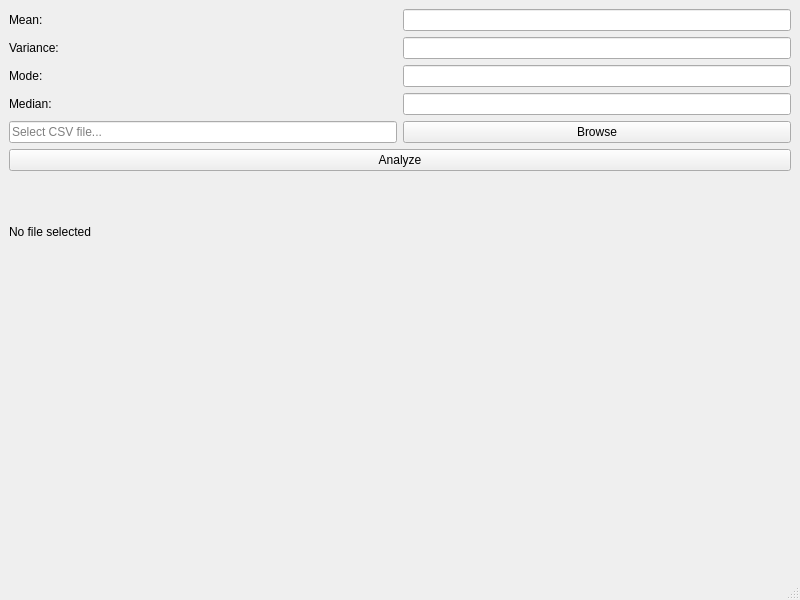
<?xml version="1.0" encoding="UTF-8"?>
<ui version="4.0">
 <class>MainWindow</class>
 <widget class="QMainWindow" name="MainWindow">
  <property name="geometry">
   <rect>
    <x>0</x>
    <y>0</y>
    <width>800</width>
    <height>600</height>
   </rect>
  </property>
  <property name="windowTitle">
   <string>Stock Data Analysis</string>
  </property>
  <widget class="QWidget" name="centralwidget">
   <layout class="QVBoxLayout" name="verticalLayout">
    <item>
     <layout class="QGridLayout" name="gridLayout">
      <item row="0" column="0">
       <widget class="QLabel" name="meanLabel">
        <property name="text">
         <string>Mean:</string>
        </property>
       </widget>
      </item>
      <item row="0" column="1">
       <widget class="QLineEdit" name="meanLineEdit">
        <property name="readOnly">
         <bool>true</bool>
        </property>
       </widget>
      </item>
      <item row="1" column="0">
       <widget class="QLabel" name="varianceLabel">
        <property name="text">
         <string>Variance:</string>
        </property>
       </widget>
      </item>
      <item row="1" column="1">
       <widget class="QLineEdit" name="varianceLineEdit">
        <property name="readOnly">
         <bool>true</bool>
        </property>
       </widget>
      </item>
      <item row="2" column="0">
       <widget class="QLabel" name="modeLabel">
        <property name="text">
         <string>Mode:</string>
        </property>
       </widget>
      </item>
      <item row="2" column="1">
       <widget class="QLineEdit" name="modeLineEdit">
        <property name="readOnly">
         <bool>true</bool>
        </property>
       </widget>
      </item>
      <item row="3" column="0">
       <widget class="QLabel" name="medianLabel">
        <property name="text">
         <string>Median:</string>
        </property>
       </widget>
      </item>
      <item row="3" column="1">
       <widget class="QLineEdit" name="medianLineEdit">
        <property name="readOnly">
         <bool>true</bool>
        </property>
       </widget>
      </item>
      <!-- Add fileLineEdit and browseButton in row 4 -->
      <item row="4" column="0">
       <widget class="QLineEdit" name="fileLineEdit">
        <property name="readOnly">
         <bool>true</bool>
        </property>
        <property name="placeholderText">
         <string>Select CSV file...</string>
        </property>
       </widget>
      </item>
      <item row="4" column="1">
       <widget class="QPushButton" name="browseButton">
        <property name="text">
         <string>Browse</string>
        </property>
       </widget>
      </item>
      <item row="5" column="0" colspan="2">
       <widget class="QPushButton" name="analyzeButton">
        <property name="text">
         <string>Analyze</string>
        </property>
       </widget>
      </item>
      <item row="6" column="0" colspan="2">
       <widget class="QLabel" name="csvFileLabel">
        <property name="text">
         <string>No file selected</string>
        </property>
       </widget>
      </item>
     </layout>
    </item>
    <item>
     <widget class="QWidget" name="chartView" native="true">
      <property name="minimumHeight">
       <number>300</number>
      </property>
     </widget>
    </item>
   </layout>
  </widget>
  <widget class="QMenuBar" name="menubar"/>
  <widget class="QStatusBar" name="statusbar"/>
 </widget>
 <resources/>
 <connections/>
</ui>
